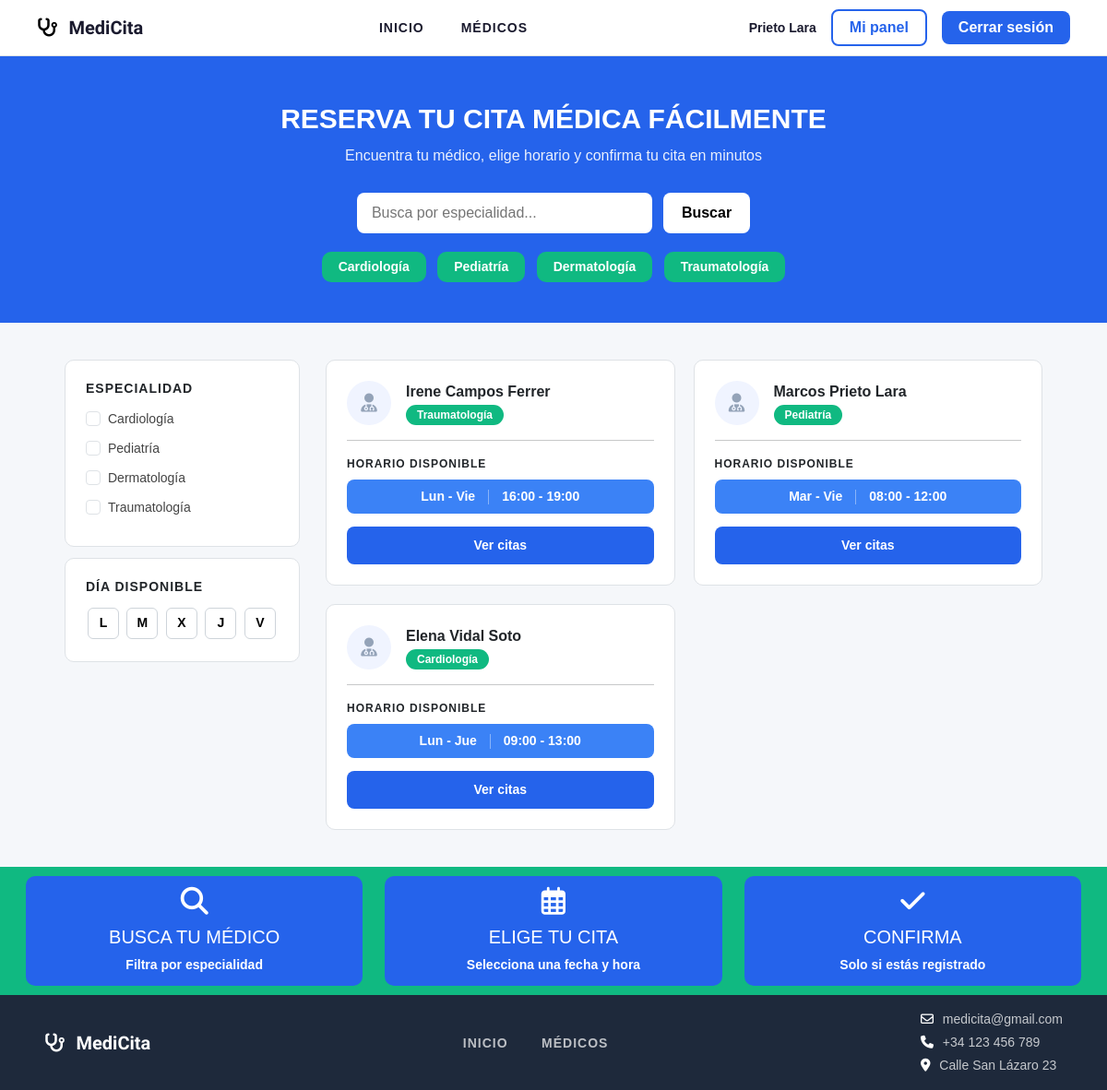
The app's page / (signed in) with its own data.
### tables this page shows
CREATE TABLE medicos (
    id           INT UNSIGNED NOT NULL AUTO_INCREMENT,
    nombre       VARCHAR(50)  NOT NULL,
    apellido     VARCHAR(50)  NOT NULL,
    telefono     VARCHAR(15)  NOT NULL,
    email        VARCHAR(100) NOT NULL,
    fecha_nac    DATE         NOT NULL,
    sexo         ENUM('M','F','O') NOT NULL,
    password     VARCHAR(255) NOT NULL,
    especialidad VARCHAR(100) DEFAULT NULL,
    horario      TEXT         DEFAULT NULL,
    created_at   TIMESTAMP    NOT NULL DEFAULT CURRENT_TIMESTAMP,
    PRIMARY KEY (id),
    UNIQUE KEY uq_medicos_telefono (telefono),
    UNIQUE KEY uq_medicos_email (email)
);

### classes/Controller.php (called while the page is built, shortened)
<?php
abstract class Controller
{
    protected function view($view, $data = [])
    {
        extract($data);
        require ROOT_PATH . "views/$view.php";
    }
}

### controllers/HomeController.php (called while the page is built, shortened)
<?php
class HomeController extends Controller
{
    private $medicoModel;
    private $citaModel;
    public function __construct($action, $request)
    {
        $this->medicoModel = new MedicoModel();
        $this->citaModel = new CitaModel();
    }
    public function index()
    {
        $medicos = $this->medicoModel->getAll();
        $totalCitas = count($this->citaModel->getDisponibles());
        $this->view('home/index', [
            'medicos' => $medicos,
            'totalCitas' => $totalCitas
        ]);
    }
}

### classes/Bootstrap.php (called while the page is built, shortened)
<?php
class Bootstrap
{
    private $action;
    private $params;
    public function __construct()
    {
        $url = $this->parseUrl();
        if(empty($url[1])){
            $this->action = 'index';
        } else {
            $this->action = $url[1];
        }
        $this->params = array_slice($url, 2);
    }
    public function run()
    {
        $controller = new $this->controller($this->action, $_GET);
        call_user_func_array([$controller, $this->action], $this->params);
    }
    private function parseUrl()
    {
        return ['home'];
    }
}

### index.php (called while the page is built, shortened)
<?php
require('classes/Bootstrap.php');
require('classes/Controller.php');
require('classes/Model.php');
require('controllers/HomeController.php');
require('models/MedicoModel.php');
$app = new Bootstrap();
$app->run();

### classes/Model.php (called while the page is built, shortened)
<?php
abstract class Model
{
    private static $connection = null;
    protected $dbh;
    protected $stmt;
    public function __construct()
    {
        if (self::$connection === null) {
            self::$connection = new PDO(
                "mysql:host=" . DB_HOST . ";port=" . DB_PORT . ";dbname=" . DB_NAME . ";charset=utf8mb4",
                DB_USER,
                DB_PASS,
                [PDO::ATTR_ERRMODE => PDO::ERRMODE_EXCEPTION]
            );
        }
        $this->dbh = self::$connection;
    }
    public function query($query)
    {
        $this->stmt = $this->dbh->prepare($query);
    }
    public function execute()
    {
        $this->stmt->execute();
    }
    public function resultSet()
    {
        $this->execute();
        return $this->stmt->fetchAll(PDO::FETCH_OBJ);
    }
}

### models/MedicoModel.php (called while the page is built, shortened)
<?php
class MedicoModel extends Model
{
    public function getAll()
    {
        $this->query("SELECT id, nombre, apellido, especialidad, horario
             FROM medicos
             ORDER BY apellido");
        return $this->resultSet();
    }
}

### views/home/index.php (the view, shortened to what this page needs)
<!DOCTYPE html>
<html lang="es">
<head>
    <link href="https://cdn.jsdelivr.net/npm/bootstrap@5.3.0/dist/css/bootstrap.min.css" rel="stylesheet">
    <link href="https://cdnjs.cloudflare.com/ajax/libs/font-awesome/6.5.0/css/all.min.css" rel="stylesheet">
    <link href="<?= BASE_URL ?>assets/css/app.css" rel="stylesheet">
</head>
<body>
    <nav class="navbar navbar-expand-lg">
        <a class="navbar-brand" href="<?= BASE_URL ?>">
            <i class="fa-solid fa-stethoscope"></i>
            <p>MediCita</p>
        </a>
        <div class="collapse navbar-collapse justify-content-center">
            <ul class="navbar-nav gap-4">
                <li class="nav-item"><a class="nav-link" href="<?= BASE_URL ?>">INICIO</a></li>
                <li class="nav-item"><a class="nav-link" href="<?= BASE_URL ?>home/medicos">MÉDICOS</a></li>
            </ul>
        </div>
        <div class="d-flex align-items-center gap-3">
            <?php if (isset($_SESSION['user_id'])): ?>
                <span style="font-size:14px;font-weight:bold;color:#1a1a2e;">
                    <?= htmlspecialchars($_SESSION['user_name'] ?? '') ?>
                </span>
                <a href="<?= BASE_URL ?><?= $_SESSION['user_role'] ?>/dashboard" class="btn btn-entrar">Mi panel</a>
                <form method="POST" action="<?= BASE_URL ?>auth/logout" class="form-en-linea">
                    <button type="submit" class="btn btn-registrarse">Cerrar sesión</button>
                </form>
            <?php else: ?>
                <a href="<?= BASE_URL ?>auth/login" class="btn btn-entrar">Iniciar sesión</a>
                <a href="<?= BASE_URL ?>auth/register" class="btn btn-registrarse">Registrarse</a>
            <?php endif; ?>
        </div>
    </nav>
    <section class="seccion-hero">
        <h1>RESERVA TU CITA MÉDICA FÁCILMENTE</h1>
        <p>Encuentra tu médico, elige horario y confirma tu cita en minutos</p>
        <form class="caja-busqueda d-flex justify-content-center" method="GET" action="<?= BASE_URL ?>home/medicos">
            <input type="text" name="especialidad" placeholder="Busca por especialidad...">
            <button type="submit">Buscar</button>
        </form>
        <div class="mt-3">
            <a href="<?= BASE_URL ?>home/medicos?especialidad=Cardiología" class="tag-especialidad">Cardiología</a>
            <a href="<?= BASE_URL ?>home/medicos?especialidad=Pediatría" class="tag-especialidad">Pediatría</a>
            <a href="<?= BASE_URL ?>home/medicos?especialidad=Dermatología" class="tag-especialidad">Dermatología</a>
            <a href="<?= BASE_URL ?>home/medicos?especialidad=Traumatología" class="tag-especialidad">Traumatología</a>
        </div>
    </section>
    <div class="contenido-principal">
        <div class="columna-filtros">
            <aside class="filtros">
                <h6>ESPECIALIDAD</h6>
                <form method="GET" action="<?= BASE_URL ?>home/medicos">
                    <?php foreach (['Cardiología', 'Pediatría', 'Dermatología', 'Traumatología'] as $esp): ?>
                        <div class="form-check mb-2">
                            <input class="form-check-input" type="checkbox"
                                name="especialidad" value="<?= $esp ?>"
                                onchange="this.form.submit()">
                            <label class="form-check-label"><?= $esp ?></label>
                        </div>
                    <?php endforeach; ?>
                </form>
            </aside>
            <aside class="filtros">
                <h6>DÍA DISPONIBLE</h6>
                <div>
                    <?php foreach (['L', 'M', 'X', 'J', 'V'] as $dia): ?>
                        <button type="button" class="btn-dia"
                            onclick="this.classList.toggle('active')"><?= $dia ?></button>
                    <?php endforeach; ?>
                </div>
            </aside>
        </div>
        <div class="rejilla-medicos">
            <?php if (!empty($medicos)): ?>
                <?php foreach ($medicos as $medico): ?>
                    <div class="tarjeta-medico">
                        <div class="d-flex align-items-center gap-3 mb-2">
                            <div class="foto-medico">
                                <i class="fa-solid fa-user-doctor"></i>
                            </div>
                            <div>
                                <div class="nombre-medico">
                                    <?= htmlspecialchars($medico->nombre . ' ' . $medico->apellido) ?>
                                </div>
                                <?php if (!empty($medico->especialidad)): ?>
                                    <span class="etiqueta-especialidad"><?= htmlspecialchars($medico->especialidad) ?></span>
                                <?php endif; ?>
                            </div>
                        </div>
                        <hr>
                        <?php if (!empty($medico->horario)): ?>
                            <p class="texto-horario">HORARIO DISPONIBLE</p>
                            <div class="horario-disponible">
                                <?php
                                $partes = explode('|', $medico->horario);
                                $dias   = trim($partes[0] ?? $medico->horario);
                                $horas  = trim($partes[1] ?? '');
                                ?>
                                <span><?= htmlspecialchars($dias) ?></span>
                                <?php if ($horas): ?>
                                    <span><?= htmlspecialchars($horas) ?></span>
                                <?php endif; ?>
                            </div>
                        <?php endif; ?>
                        <a href="<?= BASE_URL ?>home/medicos" class="btn-ver-perfil">Ver citas</a>
                    </div>
                <?php endforeach; ?>
            <?php else: ?>
                <p class="text-muted mt-2">No se encontraron médicos.</p>
            <?php endif; ?>
        </div>
    </div>
    <section class="seccion-info">
        <div class="grid-info">
            <div class="item-info">
                <i class="fa-solid fa-magnifying-glass"></i>
                <h5>BUSCA TU MÉDICO</h5>
                <p>Filtra por especialidad</p>
            </div>
            <div class="item-info">
                <i class="fa-regular fa-calendar-days"></i>
                <h5>ELIGE TU CITA</h5>
                <p>Selecciona una fecha y hora</p>
            </div>
            <div class="item-info">
                <i class="fa-solid fa-check"></i>
                <h5>CONFIRMA</h5>
                <p>Solo si estás registrado</p>
            </div>
        </div>
    </section>
    <footer>
        <a href="<?= BASE_URL ?>" class="footer-logo">
            <i class="fa-solid fa-stethoscope"></i>
            <p>MediCita</p>
        </a>
        <div class="footer-links">
            <a href="<?= BASE_URL ?>">INICIO</a>
            <a href="<?= BASE_URL ?>home/medicos">MÉDICOS</a>
        </div>
        <div class="footer-contacto">
            <p><i class="fa-regular fa-envelope"></i> medicita@gmail.com</p>
            <p><i class="fa-solid fa-phone"></i> +34 123 456 789</p>
            <p><i class="fa-solid fa-location-dot"></i> Calle San Lázaro 23</p>
        </div>
    </footer>
</body>
</html>

### records on screen
medicos: nombre+apellido "Irene Campos Ferrer", especialidad "Traumatología", horario "Lun - Vie", horario "16:00 - 19:00"
medicos: nombre+apellido "Marcos Prieto Lara", especialidad "Pediatría", horario "Mar - Vie", horario "08:00 - 12:00"
medicos: nombre+apellido "Elena Vidal Soto", especialidad "Cardiología", horario "Lun - Jue", horario "09:00 - 13:00"

### other values on screen
$_SESSION['user_name'] "Prieto Lara"
$esp "Cardiología"
$esp "Pediatría"
$esp "Dermatología"
$esp "Traumatología"
$dia "L"
$dia "M"
$dia "X"
$dia "J"
$dia "V"
